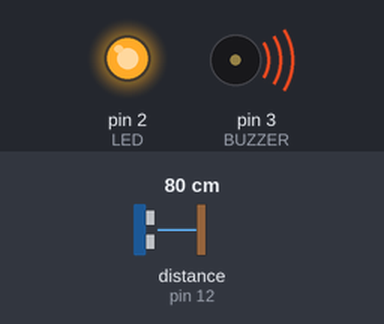
The sketch below on a simulated Arduino Uno, built with avr-gcc and run on an emulated ATmega328P. Shown: output pins drawn as LEDs (lit = HIGH), buzzer (waves = sounding, pin HIGH). Wiring (inferred from the names in the program): ultrasonic range finder: trigger pin 11; echo pin 12. Inputs (shaded band) come from the test bench; at power-on: distance to the obstacle (sensor on pin 12) 80 cm. The echo pulse lasts 58.3 µs per cm; pins used as bus, display or sensor lines are not drawn.

Above: at 1.2 s.
1.3 s: distance to the obstacle (sensor on pin 12) set to 99 cm
2.8 s: distance to the obstacle (sensor on pin 12) set to 105 cm
At 3.9 s:
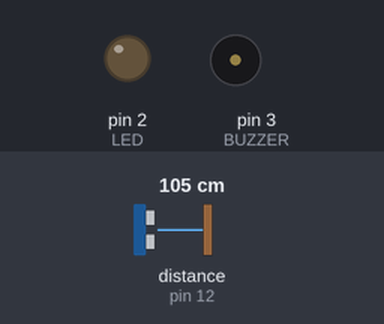
4.4 s: distance to the obstacle (sensor on pin 12) set to 2 cm
At 5.4 s:
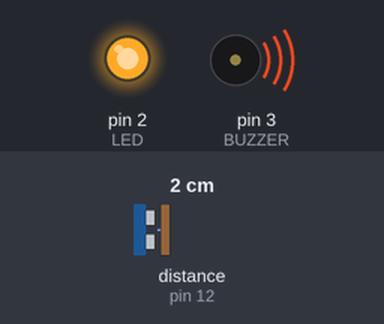
5.9 s: distance to the obstacle (sensor on pin 12) set to 120 cm
At 7.0 s:
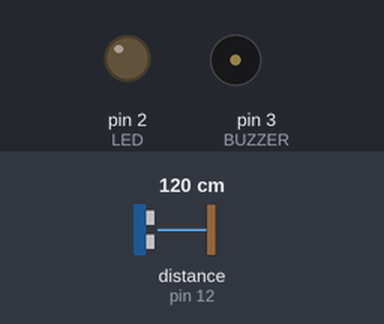
Timing chart, 0 to 8.4 s (numbered marks = the images above; inputs shaded):
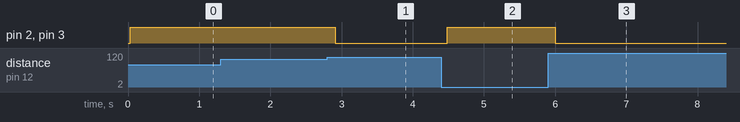

Measured:
- the behaviour switches between 102 and 103 cm on distance to the obstacle (sensor on pin 12) (found by bisection; images 0 and 1)
- after the input at 1.3 s, every drawn part: stays the same
- after the input at 2.8 s, pin 2 (LED), pin 3 (BUZZER): HIGH → LOW after 0.11 s
- after the input at 4.4 s, pin 2 (LED), pin 3 (BUZZER): LOW → HIGH after 0.08 s
- after the input at 5.9 s, pin 2 (LED), pin 3 (BUZZER): HIGH → LOW after 0.10 s

The sketch:

hc-sr04.ino
```cpp
#include "SR04.h"

#define ECHO      12
#define TRIG      11
#define LED       2
#define BUZZER    3
#define DISTANCE  100
#define TIME      100

SR04 sr04     = SR04(12, 11);

long distance = 0;

void setup()
{
  pinMode(LED, OUTPUT);
  pinMode(BUZZER, OUTPUT);

  digitalWrite(LED_BUILTIN, LOW);
}

void loop()
{
  distance = sr04.Distance();

  if (distance <= DISTANCE)
  {
    digitalWrite(LED, HIGH);
    digitalWrite(BUZZER, HIGH);
  }
  else
  {
    digitalWrite(LED, LOW);
    digitalWrite(BUZZER, LOW);
  }

  delay(TIME);
}
```
